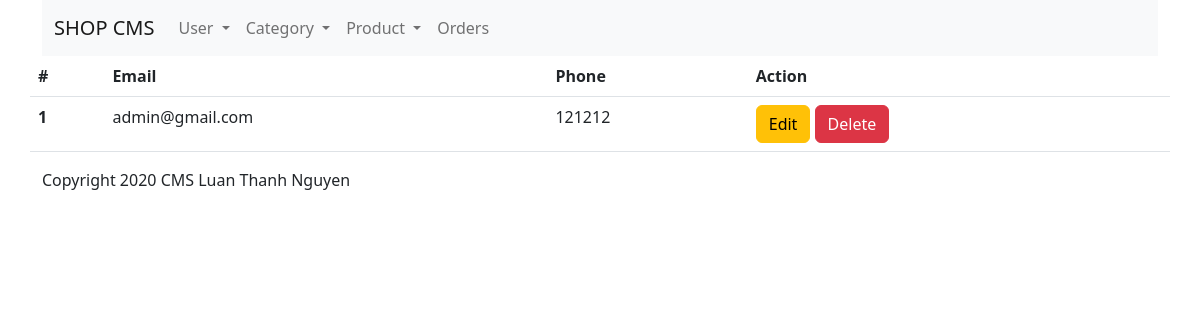
/admin/user/list.php, run on the app's committed database.
### tables this page shows
CREATE TABLE `users` (
  `id` bigint(20) NOT NULL,
  `email` varchar(200) NOT NULL,
  `password` varchar(200) NOT NULL,
  `phone` varchar(200) NOT NULL
);

### dals/DB.php (called while the page is built, shortened)
<?php
 class DB{
    public function setTableName($tableName){
      $this->tableName = $tableName;
    }
    public function __construct()
    {
      try {
        $this->pdo = new PDO("mysql:host=localhost;dbname=shoes_shop","root","");
      } catch (\Throwable $th) {
      }
    }
 }
?>

### dals/UserDAL.php (called while the page is built, shortened)
<?php
  require_once 'DB.php';
  class UserDAL extends DB implements ICRUD{
    public function getList(){
       $sql = "SELECT * FROM $this->tableName";
       $rs = $this->pdo->query($sql);
       return $rs->fetchAll(PDO::FETCH_OBJ);
    }
  }
?>

### admin/user/list.php (the view, shortened to what this page needs)
<?php
 $dir = str_replace("admin\user","",__DIR__);
 require_once $dir.'dals/UserDAL.php';
 $dal = new UserDAL();
 $list = $dal->getList();
?>
<!DOCTYPE html>
<html lang="en">
<?php include_once './../commons/head.php'; ?>
<body>
    <div class="container">
        <?php include_once './../commons/nav.php'; ?>
        <div class="row">
            <table class="table">
                <thead>
                    <tr>
                        <th scope="col">#</th>
                        <th scope="col">Email</th>
                        <th scope="col">Phone</th>
                        <th scope="col">Action</th>
                    </tr>
                </thead>
                <tbody>
                    <?php foreach($list as $r): ?>
                    <tr>
                        <th scope="row"><?php echo $r->id; ?></th>
                        <td><?php echo $r->email; ?></td>
                        <td><?php echo $r->phone; ?></td>
                        <td>
                            <a class="btn btn-warning" href="edit.php?id=<?php echo $r->id; ?>">Edit</a>
                            <a onclick="return confirm('Are you sure you want to delete ?')" class="btn btn-danger" href="?action=delete&id=<?php echo $r->id; ?>">Delete</a>
                        </td>
                    </tr>
                    <?php endforeach?>
                </tbody>
            </table>
        </div>
        <?php include_once './../commons/footer.php'; ?>
    </div>
</body>
</html>

### data on the page
users: id "1", email "admin@gmail.com", phone "121212"
